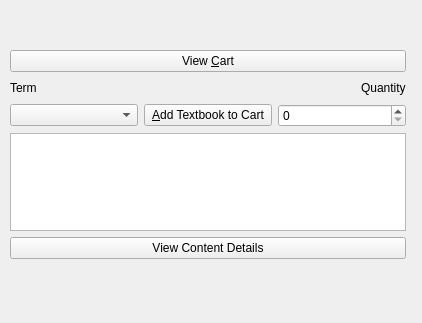
<?xml version="1.0" encoding="UTF-8"?>
<ui version="4.0">
 <class>StudentShopView</class>
 <widget class="QWidget" name="StudentShopView">
  <property name="geometry">
   <rect>
    <x>0</x>
    <y>0</y>
    <width>422</width>
    <height>323</height>
   </rect>
  </property>
  <property name="sizePolicy">
   <sizepolicy hsizetype="Minimum" vsizetype="Minimum">
    <horstretch>0</horstretch>
    <verstretch>0</verstretch>
   </sizepolicy>
  </property>
  <property name="minimumSize">
   <size>
    <width>400</width>
    <height>320</height>
   </size>
  </property>
  <property name="windowTitle">
   <string>Form</string>
  </property>
  <widget class="QWidget" name="verticalLayoutWidget">
   <property name="geometry">
    <rect>
     <x>10</x>
     <y>50</y>
     <width>396</width>
     <height>209</height>
    </rect>
   </property>
   <layout class="QVBoxLayout" name="verticalLayout">
    <item>
     <widget class="QPushButton" name="viewShoppingCartOption">
      <property name="text">
       <string>View &amp;Cart</string>
      </property>
     </widget>
    </item>
    <item>
     <layout class="QHBoxLayout" name="horizontalLayout">
      <item>
       <widget class="QLabel" name="termLabel">
        <property name="text">
         <string>Term</string>
        </property>
       </widget>
      </item>
      <item>
       <spacer name="horizontalSpacer">
        <property name="orientation">
         <enum>Qt::Horizontal</enum>
        </property>
        <property name="sizeHint" stdset="0">
         <size>
          <width>40</width>
          <height>20</height>
         </size>
        </property>
       </spacer>
      </item>
      <item>
       <widget class="QLabel" name="quantityLabel">
        <property name="text">
         <string>Quantity</string>
        </property>
       </widget>
      </item>
     </layout>
    </item>
    <item>
     <layout class="QHBoxLayout" name="horizontalLayout_2">
      <item>
       <widget class="QComboBox" name="termSelectOption"/>
      </item>
      <item>
       <widget class="QPushButton" name="addTextbookToCartOption">
        <property name="text">
         <string>&amp;Add Textbook to Cart</string>
        </property>
       </widget>
      </item>
      <item>
       <widget class="QSpinBox" name="quantityOption"/>
      </item>
     </layout>
    </item>
    <item>
     <widget class="QListView" name="itemsListView"/>
    </item>
    <item>
     <widget class="QPushButton" name="viewDetailsOption">
      <property name="text">
       <string>View Content Details</string>
      </property>
     </widget>
    </item>
   </layout>
  </widget>
 </widget>
 <resources/>
 <connections/>
</ui>
